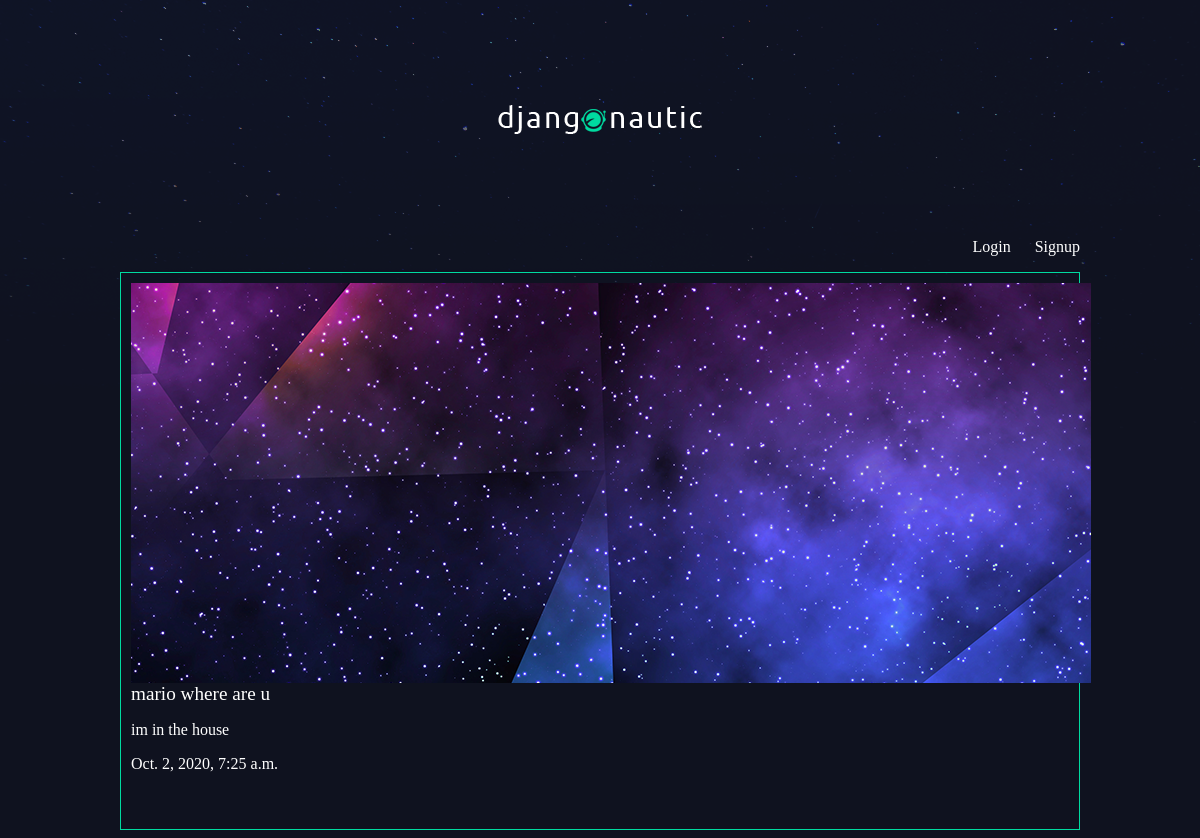
Screenshot of /articles/where-are/ with the database file from the repository.
### articles/models.py (models this page shows, shortened)
class Article(models.Model):
    title = models.CharField(max_length=100)
    slug = models.SlugField()
    body = models.TextField()
    date = models.DateTimeField(auto_now_add=True)
    thumb = models.ImageField(default = 'default.png', blank=True)
    author= models.ForeignKey(User, on_delete=models.CASCADE ,default=None)

### articles/views.py (the view)
# urls.py: re_path(r'(?P<slug>[\w-]+)/$', views.article_detail, name = 'detail'),
def article_detail(request, slug):
    article = Article.objects.get(slug=slug)
    return render(request, 'articles/article_detail.html', {'article': article})

### articles/templates/articles/article_detail.html (shortened to what this page needs)
{% extends 'base_layout.html' %}
{% block content %}
<div class="article_detail">
    <div class="article">
        <img src="{{article.thumb.url}}">
        <h2>{{ article.title }}</h2>
        <p>{{ article.body }}</p>
        <p>{{ article.date }}</p>
    </div>
</div>
{% endblock %}

### articles/assets/styles.css (style rules this page uses)
body { background-color: #0f121f; background-image: url(/static/stars.png); background-repeat: no-repeat; color: #fff; }
body * { font-family: Ubuntu; }
h1, h2, h3, h4, h5 { font-weight: normal; margin: 0; }
.article { padding: 10px; border: 1px solid #00dba0; position: relative; padding-bottom: 40px; }
.article h2 { font-size: 1.2em; }

### rows the page displays
Article: thumb (picture), title "mario where are u", body "im in the house", date "Oct. 2, 2020, 7:25 a.m."
